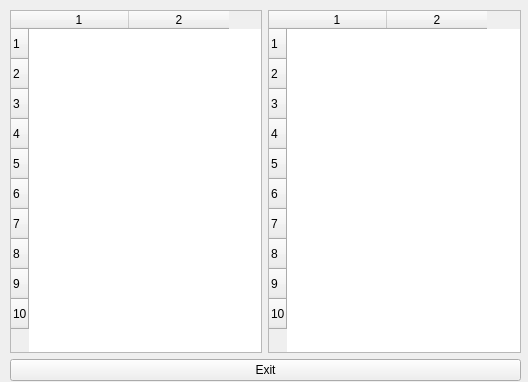
<?xml version="1.0" encoding="UTF-8"?>
<ui version="4.0">
 <class>Ranking</class>
 <widget class="QWidget" name="Ranking">
  <property name="geometry">
   <rect>
    <x>0</x>
    <y>0</y>
    <width>528</width>
    <height>382</height>
   </rect>
  </property>
  <property name="windowTitle">
   <string>Ranking</string>
  </property>
  <widget class="QWidget" name="verticalLayoutWidget">
   <property name="geometry">
    <rect>
     <x>10</x>
     <y>10</y>
     <width>511</width>
     <height>371</height>
    </rect>
   </property>
   <layout class="QVBoxLayout" name="verticalLayout">
    <item>
     <layout class="QHBoxLayout" name="horizontalLayout">
      <item>
       <widget class="QTableWidget" name="powerRanking">
        <property name="showGrid">
         <bool>false</bool>
        </property>
        <property name="rowCount">
         <number>10</number>
        </property>
        <property name="columnCount">
         <number>2</number>
        </property>
        <row/>
        <row/>
        <row/>
        <row/>
        <row/>
        <row/>
        <row/>
        <row/>
        <row/>
        <row/>
        <column/>
        <column/>
       </widget>
      </item>
      <item>
       <widget class="QTableWidget" name="speedRanking">
        <property name="showGrid">
         <bool>false</bool>
        </property>
        <property name="rowCount">
         <number>10</number>
        </property>
        <property name="columnCount">
         <number>2</number>
        </property>
        <row/>
        <row/>
        <row/>
        <row/>
        <row/>
        <row/>
        <row/>
        <row/>
        <row/>
        <row/>
        <column/>
        <column/>
       </widget>
      </item>
     </layout>
    </item>
    <item>
     <widget class="QPushButton" name="btnExit">
      <property name="text">
       <string>Exit</string>
      </property>
     </widget>
    </item>
   </layout>
  </widget>
 </widget>
 <resources/>
 <connections/>
</ui>
